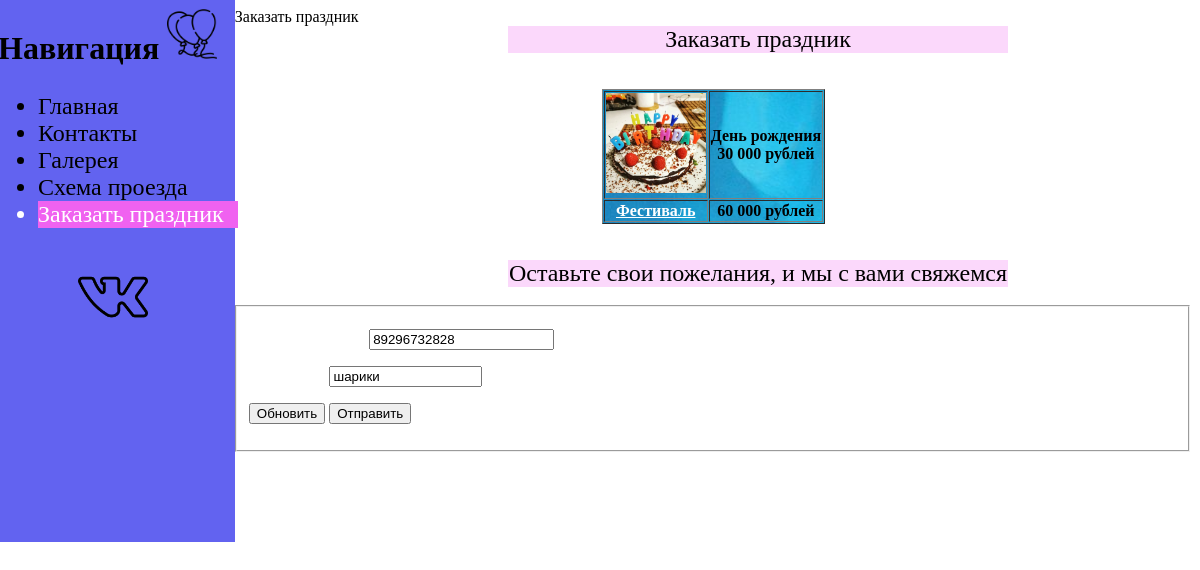
Screenshot of /page/5 with the database file from the repository.
### Eventapp/models.py (models this page shows, shortened)
class EventSite(models.Model):
    site_title = models.CharField(verbose_name = 'Заголовок (title)', max_length=255, default="Заголовок" )
    site_nav = models.CharField(verbose_name = 'Название ссылки', max_length=255, default="Название ссылки")
    site_nav_position = models.IntegerField(verbose_name = 'Приоритет в навигации (0 - исключить)', default=0,)
    site_content = models.TextField(verbose_name = 'Основное содержание страницы', default='<a id="top_of _page" href="#h1" class="card-link">На раздел 1</a><h6 class="card-subtitle mb-2 text-body-secondary "><a id="h1">Раздел 1</a></h6> <p class="card-text">Содержание раздела 1</p><img src="/static/images/settings_django.png"  height="30px"><a href="#top_of _page" class="card-link">к началу страницы</a>')
    class Meta:
        verbose_name = 'Контент текущей страницы'
        verbose_name_plural = 'Уникальный контент страниц'
        ordering = ('-site_nav_position',)

### Eventapp/views.py (the view)
# urls.py: path('page/<int:pk>', views.page, name='page'),
def page(request, pk):
    nav_objects = EventSite.objects.values('id','site_nav', 'site_nav_position').filter(site_nav_position__gt=0).order_by('site_nav_position')
    print("nav_objects: ", nav_objects)
    content_object = EventSite.objects.values().get(id=pk)
    print("content_object:\n", content_object)
    context = {'pk': pk, 'nav_objects': nav_objects, 'content_object': content_object}
    return render(request, 'event/page.html', context)

### templates/event/page.html (shortened to what this page needs)
{% extends 'event/layout.html' %}
{% block content %}
{% load static %}
    <aside>
            <h1>Навигация <a href="{% url 'page' pk=1 %}"><img src="{% static 'img/logo.png' %}" height=50px width=50px></a> </h1>
            <ul>
                {% for object in nav_objects %}
                <a class="{% if pk == object.id %}active{% endif %}"
                               href="{% url 'page' pk=object.id %}"><li>{{ object.site_nav }}</li></a>
                {% endfor %}
                <br>
                <p class="vk"><a href="https://vk.com/natasha.kuzina" target="_blank"><img src="{% static 'img/vk.png' %}" height=70px width=70px></a></p>
            </ul>
    </aside>
     <div class="card-body">
                {% autoescape off %}{{ content_object.site_title }}{% endautoescape %}
                {% autoescape off %}{{ content_object.site_content }}{% endautoescape %}
     </div>
{% endblock %}

### templates/event/layout.html (style rules this page uses)
aside { background-color: #6263f0; width: 20%; height: 70vh; margin-left: -10px; margin-top: -26px; float: left; }
aside ul li { font-size: x-large; color: #000000; }
h1 { font-size: xx-large; color: #000000; }
a.active li { width: 200px; background-color: #f062f0; color: #FFFFFF }
.vk { margin-left: 40px }
.form { color: white; }
a { color: transparent }
body { background: url("../../static/img/background.gif") no-repeat; background-size: 100% }
article { font-size: x-large; display: block; width: 500px; background-color: #fbd8fb; margin-left: 500px; }

### rows the page displays
EventSite: site_nav "Главная"
EventSite: site_nav "Контакты"
EventSite: site_nav "Галерея"
EventSite: site_nav "Схема проезда"
EventSite: site_nav "Заказать праздник", site_title "Заказать праздник", site_content (picture)
